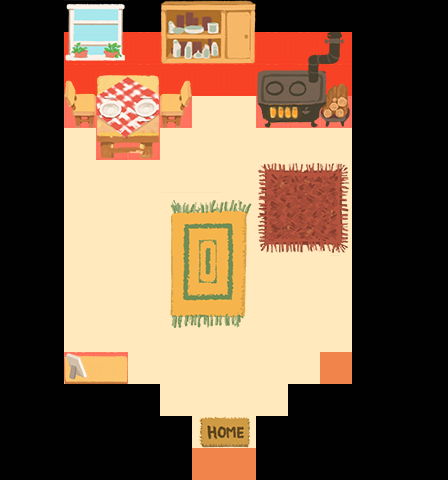

A 2D game scene composited from a Tiled map and its tileset images. What follows is a short description and the map's XML, with each tile layer's data collapsed to a summary:
An orthogonal 14x15 tile map with 32x32 px tiles, 6 tile layers (backgroundLayer, blockedLayer, transBlockedLayer, detailLayer, ...), 2 tilesets and 5 objects (4x pot).

<map version="1.0" orientation="orthogonal" renderorder="right-down" width="14" height="15" tilewidth="32" tileheight="32" nextobjectid="33">
 <tileset firstgid="1" name="tileset-placeholder2" tilewidth="32" tileheight="32">
  <image source="../img/tileset-placeholder2.png" width="608" height="192" />
 </tileset>
 <tileset firstgid="115" name="tiles-lvl1-32x32" tilewidth="32" tileheight="32">
  <image source="../img/tiles-lvl1-32x32.png" width="256" height="256" />
 </tileset>
 <layer name="backgroundLayer" width="14" height="15">
  <data>[210 cells, 147 non-empty, 2 distinct tile ids]</data>
 </layer>
 <layer name="blockedLayer" width="14" height="15">
  <data>[210 cells, 103 non-empty, 1 distinct tile ids]</data>
 </layer>
 <layer name="transBlockedLayer" width="14" height="15">
  <data>[210 cells, 29 non-empty, 1 distinct tile ids]</data>
 </layer>
 <layer name="detailLayer" width="14" height="15">
  <data>[210 cells, 57 non-empty, 55 distinct tile ids]</data>
 </layer>
 <objectgroup name="objectsLayer">
  <object id="4" gid="16" x="208" y="447" width="32" height="32">
   <properties>
    <property name="type" value="playerStart" />
   </properties>
  </object>
  <object id="14" name="pot" gid="15" x="256" y="224" width="32" height="32">
   <properties>
    <property name="type" value="pot1" />
   </properties>
  </object>
  <object id="22" name="pot" gid="171" x="96" y="224" width="32" height="32">
   <properties>
    <property name="type" value="pot1" />
   </properties>
  </object>
  <object id="27" name="pot" gid="171" x="256" y="320" width="32" height="32">
   <properties>
    <property name="type" value="pot1" />
   </properties>
  </object>
  <object id="32" name="pot" gid="171" x="128" y="320" width="32" height="32">
   <properties>
    <property name="type" value="pot1" />
   </properties>
  </object>
 </objectgroup>
 <layer name="triggerLayer" width="14" height="15">
  <data>[210 cells, 1 non-empty, 1 distinct tile ids]</data>
 </layer>
 <layer name="levelExitLayer" width="14" height="15">
  <data>[210 cells, 2 non-empty, 1 distinct tile ids]</data>
 </layer>
</map>
